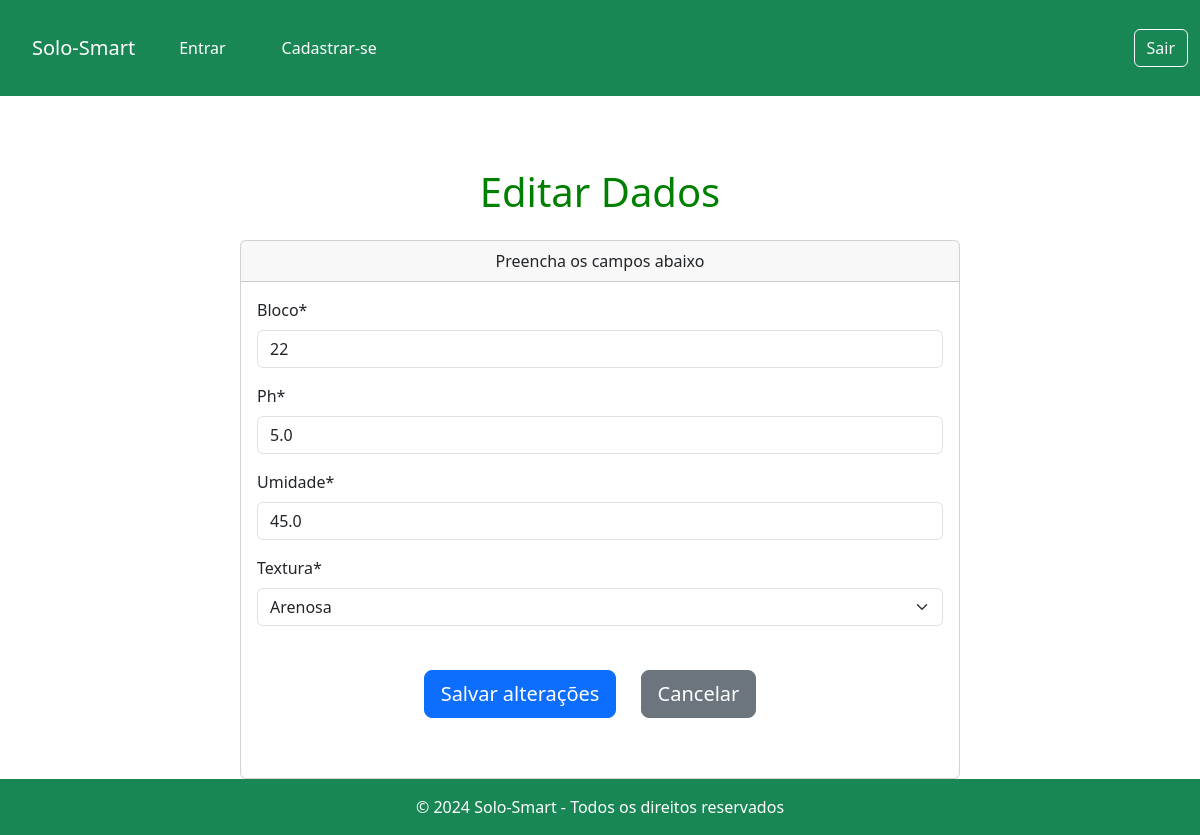
The page /editar_dados/35/ on the database as committed earlier.
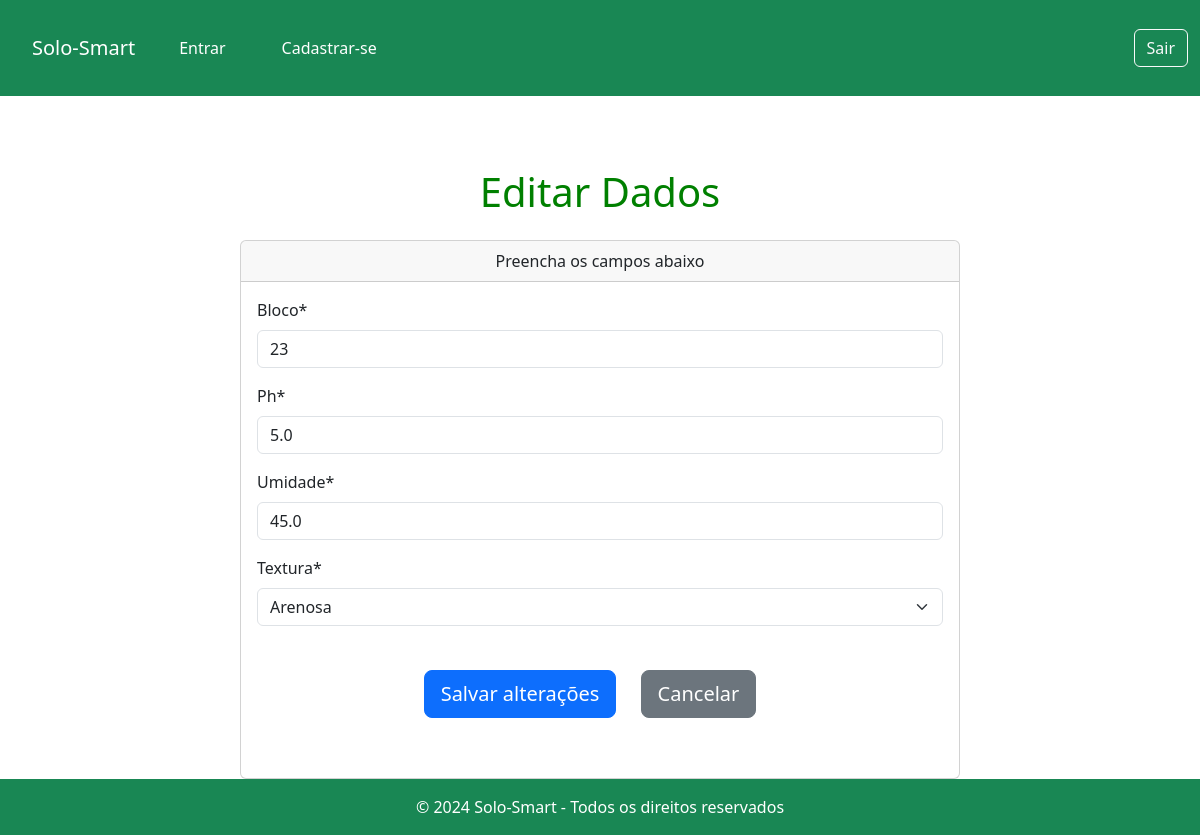
The same page on the database as committed later.
### app_fazenda/models.py (models this page shows)
class Dados(models.Model):
    id = models.AutoField(primary_key=True)
    bloco = models.IntegerField()
    cultivo = models.TextField(max_length=255)
    ph = models.FloatField()
    umidade = models.FloatField()
    textura = models.TextField(max_length=255)
    data = models.DateField(auto_now_add=True)
    usuario = models.ForeignKey(get_user_model(), on_delete=models.CASCADE)

### app_fazenda/views.py (the view)
# urls.py: path('editar_dados/<int:pk>/', views.DadosUpdateView.as_view(), name='editar_dados'),
class DadosUpdateView(UpdateView):
    model = Dados
    form_class = UpdateDadosForm
    template_name = 'dados/editar.html'
    success_url = reverse_lazy('listagem_dados')

### app_fazenda/form.py
class UpdateDadosForm(forms.ModelForm):
    class Meta:
        model = Dados
        fields = ['bloco', 'ph', 'umidade', 'textura']
        widgets = {
            'bloco': forms.NumberInput(attrs={'class': 'form-control'}),
            'ph': forms.NumberInput(attrs={'class': 'form-control'}),
            'umidade': forms.NumberInput(attrs={'class': 'form-control'}),
            'textura': forms.Select(attrs={'class': 'form-select'}, choices=[
                (None, 'Escolha uma opção'),
                ('Arenosa', 'Arenosa'),
                ('Argilosa', 'Argilosa'),
                ('Siltosa', 'Siltosa')
            ])
        }

### app_fazenda/templates/dados/editar.html (shortened to what this page needs)
{% extends 'base.html' %}
{% load crispy_forms_tags %}
{% block content %}
<div class="container mt-5">
    <h1 class="text-center mb-4">Editar Dados</h1>
    <div class="row justify-content-center">
        <div class="col-md-8">
            <div class="card">
                <div class="card-header text-center">
                    Preencha os campos abaixo
                </div>
                <div class="card-body">
                    <form method="POST">
                        {{ form|crispy }}
                        <div class="text-center mt-4">
                            <button type="submit" class="btn btn-primary btn-lg">Salvar alterações</button>
                            <a href="{% url 'listagem_dados' %}" class="btn btn-secondary btn-lg">Cancelar</a>
                        </div>
                    </form>
                </div>
            </div>
        </div>
    </div>
</div>
{% endblock %}

Rows that differ between the two databases and show on the page:
changed Dados "Arenosa": bloco "22" → "23"
